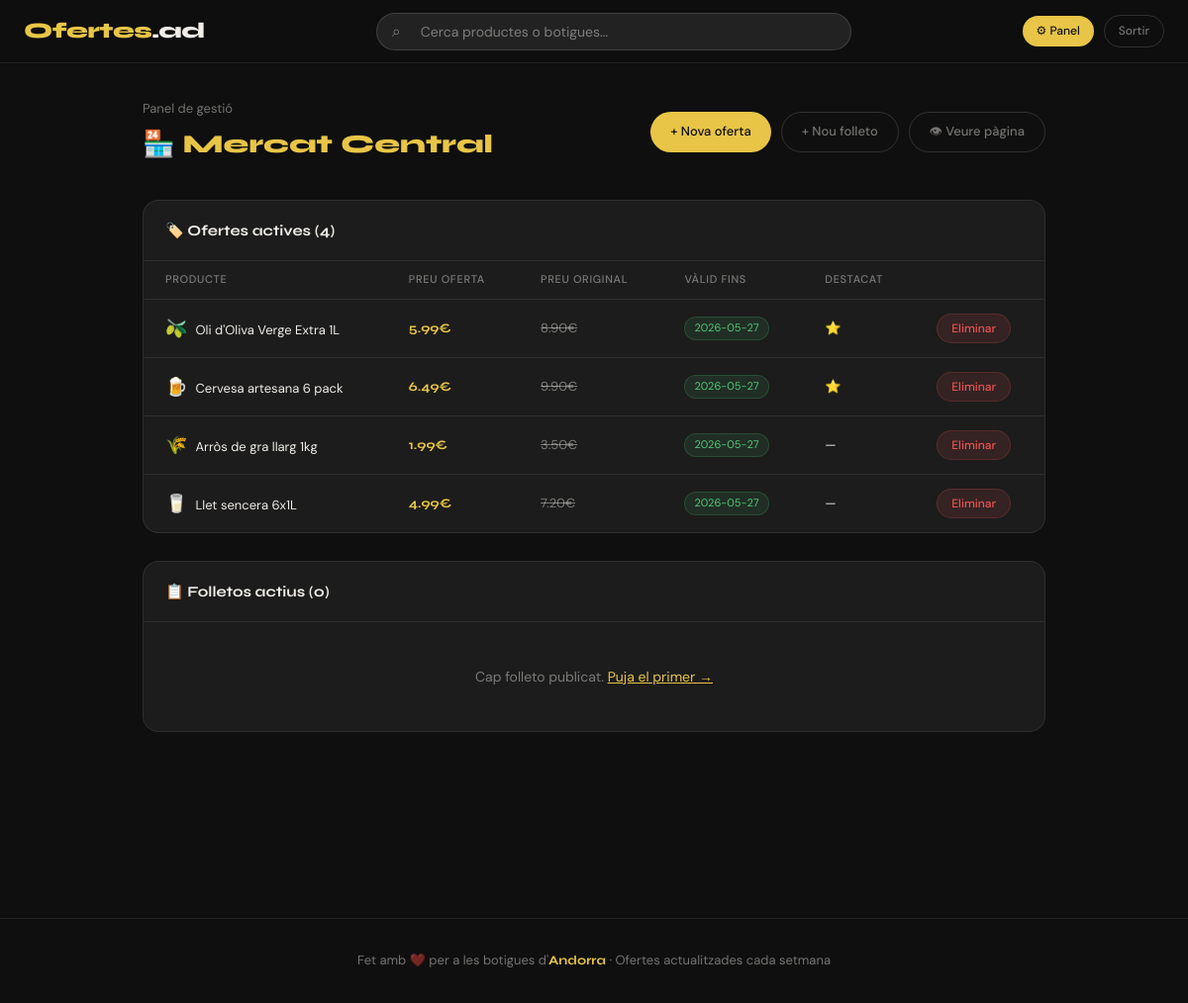
The page /panel (signed in) on the database its author committed.
### tables this page shows
CREATE TABLE businesses (
            id        INTEGER PRIMARY KEY AUTOINCREMENT,
            name      TEXT NOT NULL,
            category  TEXT NOT NULL,
            logo      TEXT DEFAULT '🏪',
            color     TEXT DEFAULT '#2D6A4F',
            accent    TEXT DEFAULT '#52B788',
            description TEXT DEFAULT '',
            location  TEXT DEFAULT '',
            phone     TEXT DEFAULT '',
            username  TEXT UNIQUE NOT NULL,
            password  TEXT NOT NULL,
            active    INTEGER DEFAULT 1,
            created   TEXT DEFAULT (datetime('now'))
        );

CREATE TABLE ofertes (
            id           INTEGER PRIMARY KEY AUTOINCREMENT,
            business_id  INTEGER NOT NULL,
            name         TEXT NOT NULL,
            emoji        TEXT DEFAULT '🛒',
            description  TEXT DEFAULT '',
            original_price REAL NOT NULL,
            offer_price  REAL NOT NULL,
            unit         TEXT DEFAULT '',
            category     TEXT DEFAULT '',
            image        TEXT DEFAULT '',
            valid_from   TEXT NOT NULL,
            valid_until  TEXT NOT NULL,
            featured     INTEGER DEFAULT 0,
            created      TEXT DEFAULT (datetime('now')),
            FOREIGN KEY (business_id) REFERENCES businesses(id)
        );

### app.py (the view)
@app.route('/panel')
@login_required
def panel():
    db = get_db()
    today = today_str()
    bid = session['business_id']
    ofertes = db.execute("""
        SELECT * FROM ofertes WHERE business_id=?
        AND valid_from<=? AND valid_until>=?
        ORDER BY featured DESC, created DESC""", (bid, today, today)).fetchall()
    folletos = db.execute("""
        SELECT * FROM folletos WHERE business_id=?
        AND valid_from<=? AND valid_until>=?
        ORDER BY created DESC""", (bid, today, today)).fetchall()
    b = db.execute("SELECT * FROM businesses WHERE id=?", (bid,)).fetchone()
    return render_template('panel.html', ofertes=ofertes, folletos=folletos, b=b)

### app.py (called while the page is built)
def get_db():
    conn = sqlite3.connect(DB_PATH)
    conn.row_factory = sqlite3.Row
    conn.execute("PRAGMA journal_mode=WAL")
    return conn

def today_str():
    return date.today().isoformat()

def login_required(f):
    @wraps(f)
    def decorated(*args, **kwargs):
        if 'business_id' not in session:
            return redirect(url_for('login'))
        return f(*args, **kwargs)
    return decorated

### templates/panel.html (shortened to what this page needs)
{% extends "base.html" %}
{% block content %}
<div class="panel-wrap">
  <div class="panel-header">
    <div>
      <div style="font-size:13px;color:var(--muted);margin-bottom:4px">Panel de gestió</div>
      <div class="panel-title">{{b.logo}} <span>{{b.name}}</span></div>
    </div>
    <div class="panel-actions">
      <a href="/panel/oferta/nova" class="btn btn-accent">+ Nova oferta</a>
      <a href="/panel/folleto/nou" class="btn btn-ghost">+ Nou folleto</a>
      <a href="/negoci/{{b.id}}" class="btn btn-ghost">👁 Veure pàgina</a>
    </div>
  </div>
  <div class="section-card">
    <div class="section-card-head">
      <div class="section-card-title">🏷️ Ofertes actives ({{ofertes|length}})</div>
    </div>
    {% if ofertes %}
    <table class="table">
      <thead><tr>
        <th>Producte</th><th>Preu oferta</th><th>Preu original</th><th>Vàlid fins</th><th>Destacat</th><th></th>
      </tr></thead>
      <tbody>
        {% for o in ofertes %}
        <tr>
          <td><span style="font-size:18px;margin-right:8px">{{o.emoji}}</span>{{o.name}}</td>
          <td style="color:var(--accent);font-family:'Syne',sans-serif;font-weight:700">{{"%.2f"|format(o.offer_price)}}€</td>
          <td style="color:var(--muted);text-decoration:line-through">{{"%.2f"|format(o.original_price)}}€</td>
          <td><span class="badge-active">{{o.valid_until}}</span></td>
          <td>{% if o.featured %}⭐{% else %}—{% endif %}</td>
          <td>
            <form method="POST" action="/panel/oferta/eliminar/{{o.id}}" onsubmit="return confirm('Eliminar aquesta oferta?')">
              <button type="submit" class="btn btn-danger btn-sm">Eliminar</button>
            </form>
          </td>
        </tr>
        {% endfor %}
      </tbody>
    </table>
    {% else %}
    <div class="empty-state">Cap oferta activa. <a href="/panel/oferta/nova" style="color:var(--accent)">Afegeix la primera →</a></div>
    {% endif %}
  </div>
  <div class="section-card">
    <div class="section-card-head">
      <div class="section-card-title">📋 Folletos actius ({{folletos|length}})</div>
    </div>
    {% if folletos %}
    <table class="table">
      <thead><tr><th>Títol</th><th>Tipus</th><th>Vàlid fins</th><th></th></tr></thead>
      <tbody>
        {% for f in folletos %}
        <tr>
          <td>{{f.title}}</td>
          <td>{% if f.filetype=='pdf' %}📄 PDF{% else %}🖼️ Imatge{% endif %}</td>
          <td><span class="badge-active">{{f.valid_until}}</span></td>
          <td style="display:flex;gap:8px;align-items:center">
            <a href="/static/uploads/folletos/{{f.filename}}" target="_blank" class="btn btn-ghost btn-sm">Veure</a>
            <form method="POST" action="/panel/folleto/eliminar/{{f.id}}" onsubmit="return confirm('Eliminar aquest folleto?')">
              <button type="submit" class="btn btn-danger btn-sm">Eliminar</button>
            </form>
          </td>
        </tr>
        {% endfor %}
      </tbody>
    </table>
    {% else %}
    <div class="empty-state">Cap folleto publicat. <a href="/panel/folleto/nou" style="color:var(--accent)">Puja el primer →</a></div>
    {% endif %}
  </div>
</div>
{% endblock %}

### templates/base.html (style rules this page uses)
*,*::before,*::after { box-sizing:border-box;margin:0;padding:0 }
:root { --bg:#0F0F0F;--bg2:#181818;--bg3:#222;--card:#1C1C1C; --border:rgba(255,255,255,.08);--border2:rgba(255,255,255,.14); --text:#F0EDE8;--muted:rgba(240,237,232,.45); --accent:#E8C547;--red:#E85454;--green:#52C97A; --radius:16px;--radius-sm:10px; --shadow:0 4px 24px rgba(0,0,0,.4);--shadow-lg:0 8px 48px rgba(0,0,0,.6); }
html { scroll-behavior:smooth }
body { background:var(--bg);color:var(--text);font-family:'DM Sans',sans-serif;font-size:15px;line-height:1.6;min-height:100vh }
.btn { display:inline-flex;align-items:center;gap:6px;padding:9px 20px;border-radius:50px;font-family:'DM Sans',sans-serif;font-size:13px;font-weight:500;cursor:pointer;text-decoration:none;border:none;transition:all .2s }
.btn-accent { background:var(--accent);color:#0F0F0F }
.btn-ghost { background:transparent;color:var(--muted);border:1px solid var(--border2) }
.btn-danger { background:rgba(232,84,84,.12);color:var(--red);border:1px solid rgba(232,84,84,.2) }
.btn-sm { padding:6px 14px;font-size:12px }

### templates/panel.html (style rules this page uses)
.panel-wrap { max-width:960px;margin:0 auto;padding:36px 24px 80px }
.panel-header { display:flex;align-items:center;justify-content:space-between;gap:16px;flex-wrap:wrap;margin-bottom:36px }
.panel-title { font-family:'Syne',sans-serif;font-weight:800;font-size:26px;color:var(--text) }
.panel-title span { color:var(--accent) }
.panel-actions { display:flex;gap:10px;flex-wrap:wrap }
.section-card { background:var(--card);border:1px solid var(--border);border-radius:var(--radius);margin-bottom:28px;overflow:hidden }
.section-card-head { padding:18px 22px;border-bottom:1px solid var(--border);display:flex;align-items:center;justify-content:space-between }
.section-card-title { font-family:'Syne',sans-serif;font-weight:700;font-size:15px;color:var(--text) }
.table { width:100%;border-collapse:collapse }
.table th { padding:10px 22px;text-align:left;font-size:11px;font-weight:500;color:var(--muted);text-transform:uppercase;letter-spacing:.06em;border-bottom:1px solid var(--border) }
.table td { padding:14px 22px;font-size:13px;color:var(--text);border-bottom:1px solid var(--border) }
.table tr:last-child td { border-bottom:none }
.badge-active { display:inline-block;background:rgba(82,201,122,.1);color:var(--green);border:1px solid rgba(82,201,122,.2);border-radius:50px;font-size:11px;padding:2px 9px }
.empty-state { padding:44px;text-align:center;color:var(--muted);font-size:14px }

### rows shown on the page
businesses: logo "🏪", name "Mercat Central"
ofertes: emoji "🫒", name "Oli d'Oliva Verge Extra 1L", offer_price "5.99", original_price "8.90", valid_until "2026-05-27"
ofertes: emoji "🍺", name "Cervesa artesana 6 pack", offer_price "6.49", original_price "9.90", valid_until "2026-05-27"
ofertes: emoji "🌾", name "Arròs de gra llarg 1kg", offer_price "1.99", original_price "3.50", valid_until "2026-05-27"
ofertes: emoji "🥛", name "Llet sencera 6x1L", offer_price "4.99", original_price "7.20", valid_until "2026-05-27"

### other values the page prints
{{ ofertes|length }} "4"
{{ folletos|length }} "0"
